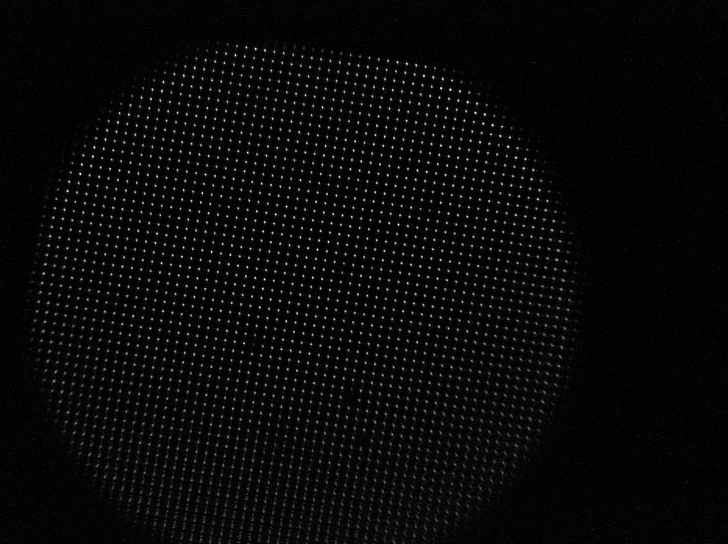
#> input picture Projet_TDH2_Hyperspectral/Images_Brutes/647_1.bmp, 1456 x 1088 px (shown at 1/2 size); its folder holds only this picture in this run
$ jupyter execute --allow-errors Projet_TDH2_Version_final.ipynb
#> lines starting #> are read from the running program, lines starting #| are printed output that depends on the picture; after the words box and inside, x2 and y2 are one past the last pixel; in counts of white or black regions, pixels touching at a corner belong together
# Projet : Développement d’un prototype d’imageur hyperspectral pour le banc THD2

Le code de ce notebook est divisé en trois parties :
- Partie 1 : Prétraitement de l'image se basant sur les images de spectres à bande étroite et comprend des filtres, des masques et une labellisation de celle ci,
- Partie 2 : L'analyse des PSF et des spaxels de l'image par le calcul des tailles de PSF ainsi que des relations de dispersion des spaxels.
- Partie 3 : la construction du cube, qui permet, à partir d'une image, d'extraire les intensités à différentes longueurs d'ondes, de construire une grille régulière et de placer les spectres sur celle-ci afin de construire le cube I(x,y,λ)

Le code n'est prévu pour fonctionner que sur une zone centrale circulaire réduite de l'image complète. Cette zone est choisie pour la qualité de ces spectres : bien séparés, complets, sans aberrations qui est nommé zone 1 dans le code.

### Imports

[cell 1]
import os
import numpy as np
import matplotlib.pyplot as plt
import plotly.express as px
from PIL import Image
from astropy.io import fits
from skimage.filters import threshold_local
from skimage.measure import label as etiqueter_connexe
from skimage.measure import regionprops
from sklearn.decomposition import PCA
from ipywidgets import interact, IntSlider
import plotly.graph_objects as go

# Partie 1 : Prétraitement de l'image

### 1) Paramètres

[cell 2]
# Répertoire contenant les images .bmp
repertoire_images = "Images_Brutes"

# Zone 1 (disque) choisie par l’utilisateur:
# - pour sommer_zone_disque : centre en (y, x)
centre_disque_yx = (600, 700)
# - pour filtrer_spaxels_entiers : centre en (x, y)
centre_disque_xy = (700, 600)
rayon_zone1 = 250

# Seuillage local
block_size = 25
offset_pct = 132.0
facteur_contour = 76.0

# Filtrage des régions (spaxels) par aire (en pixels)
min_pixels = 100
max_pixels = 160

# Filtrage “spaxels entiers”
marge_bord = 2
valeur_fond = 0.0

# PSF (seuil relatif au max de chaque image à une longueur d’onde donnée)
seuil_intensite_psf = 0.1

### 2) Chargement des images (.bmp) et association aux longueurs d’onde

[cell 3]
def charger_images_bmp(repertoire: str):
    """
    Charge toutes les images `.bmp` du répertoire et sépare :
    - images "scène" (ex: "670_2.bmp")  -> {lambda: [images...]}
    - images "dark"  (ex: "660_dark_1.bmp") -> {lambda: [dark...]}
    """
#> called with repertoire = 'Images_Brutes'

    # vérification du répertoire
    if not os.path.isdir(repertoire):
        raise FileNotFoundError(
            f"Répertoire introuvable : {repertoire}"
        )

    # dictionnaires de sortie
    images_par_lambda = {}
    darks_par_lambda = {}

    # parcours du répertoire
    for nom_fichier in os.listdir(repertoire):

        # ne traiter que les fichiers .bmp
        if not nom_fichier.lower().endswith(".bmp"):
            continue

        # chargement de l’image
        chemin = os.path.join(repertoire, nom_fichier)
        image = np.array(Image.open(chemin)).astype(float)

        nom = nom_fichier.lower()

        # séparation dark / scène
        if "dark" in nom:
            # ex: "660_dark_1.bmp" -> parts[0] = "660"
            parts = nom_fichier.split("_")
            lambda_nm = int(parts[0])
            darks_par_lambda.setdefault(lambda_nm, []).append(image)
        else:
            # ex: "670_2.bmp" -> "670"
            lambda_nm = int(nom_fichier.split("_")[0])
            images_par_lambda.setdefault(lambda_nm, []).append(image)

    # tri (pour la suite)
    images_par_lambda = dict(sorted(images_par_lambda.items()))
#> images_par_lambda = 1 item
    darks_par_lambda = dict(sorted(darks_par_lambda.items()))
    return images_par_lambda, darks_par_lambda

# Chargement des images
images_brutes_par_lambda, darks_par_lambda = charger_images_bmp(repertoire_images)
#> images_brutes_par_lambda = 1 item; darks_par_lambda = 0 items
liste_lambda = sorted(images_brutes_par_lambda.keys())
#> liste_lambda = [647]

print("Longueurs d’onde détectées :", liste_lambda)
#| Longueurs d’onde détectées : [647]
print("Longueurs d’onde dark détectées :", sorted(darks_par_lambda.keys()))
#| Longueurs d’onde dark détectées : []

### 3) Moyennage (par longueur d’onde), correction dark, puis normalisation par la somme

[cell 4]
def moyenne_images_par_lambda(images_dict):
    """Calcule la moyenne des images (liste) pour chaque longueur d’onde."""

    # dictionnaire de sortie
    moyennes = {}

    # calcul des moyennes
    for lambda_nm, liste_images in images_dict.items():
        pile = np.stack(liste_images, axis=0)
        moyennes[lambda_nm] = np.mean(pile, axis=0)
#> this loop made 1 pass
#> after the loop, moyennes = 1 item

    return moyennes

def normaliser_par_somme(images_par_lambda, darks_par_lambda):
    """
    Normalisation par somme des images, après soustraction du dark moyen :
    - moyenne image et moyenne dark à chaque λ
    - image_corr = max(image - dark, 0)
    - normalisation : image_corr / somme(image_corr)
    """

    # moyennes des images et darks
    moyennes_images = moyenne_images_par_lambda(images_par_lambda)
#> moyennes_images = 1 item

    # dark moyen : si dark manquant pour une λ, on met un dark nul
    moyennes_darks = moyenne_images_par_lambda(darks_par_lambda) if len(darks_par_lambda) > 0 else {}
#> moyennes_darks = 0 items

    # dictionnaire de sortie
    images_normalisees = {}

    # traitement par λ
    for lambda_nm, img_moy in moyennes_images.items():

        # dark moyen (ou nul si absent)
        dark_moy = moyennes_darks.get(lambda_nm, np.zeros_like(img_moy))

        # soustraction du dark et clipping
        img_corr = img_moy - dark_moy
        img_corr = np.clip(img_corr, 0.0, None)  # valeurs négatives -> 0

        # somme
        S = float(np.sum(img_corr))
        if S <= 0:
            # on ignore la longueur d’onde si image nulle
            print(f"Image nulle après dark pour {lambda_nm} nm (somme=0). Ignorée.")
            continue

        # normalisation
        images_normalisees[lambda_nm] = img_corr / S
#> this loop made 1 pass
#> (lambda_nm, S) on pass 1: (647, 14092179)
#> after the loop, images_normalisees = 1 item

    # tri final
    images_normalisees = dict(sorted(images_normalisees.items()))

    return images_normalisees

# Normalisation par somme après soustraction du dark
images_norm = normaliser_par_somme(images_brutes_par_lambda, darks_par_lambda)
#> images_norm = 1 item
liste_lambda = sorted(images_norm.keys())  # on met à jour (certaines λ peuvent avoir été ignorées)

# pile d'images normalisées (ordre = liste_lambda)
liste_image_BE = np.stack([images_norm[lam] for lam in liste_lambda], axis=0)

### 4) Somme dans un disque (zone 1), puis normalisation

[cell 5]
def sommer_zone_disque(images_dict, rayon, centre_yx):
    """
    Somme des images sur toutes les longueurs d’onde dans un disque (zone 1),
    en mettant 0 en dehors.
    """
#> called with rayon = 250, centre_yx = (600, 700)

    # coordonnées du centre
    cy, cx = centre_yx

    # on prend une image pour dimensionner
    une_image = next(iter(images_dict.values()))
    H, W = une_image.shape

    # coordonnées du masque
    Y, X = np.ogrid[:H, :W]

    # masque disque
    masque = (X - cx) ** 2 + (Y - cy) ** 2 <= rayon ** 2

    # somme des images dans le disque
    image_somme = np.zeros((H, W), dtype=float)
    for img in images_dict.values():
        image_somme[masque] += img[masque]
#> this loop made 1 pass
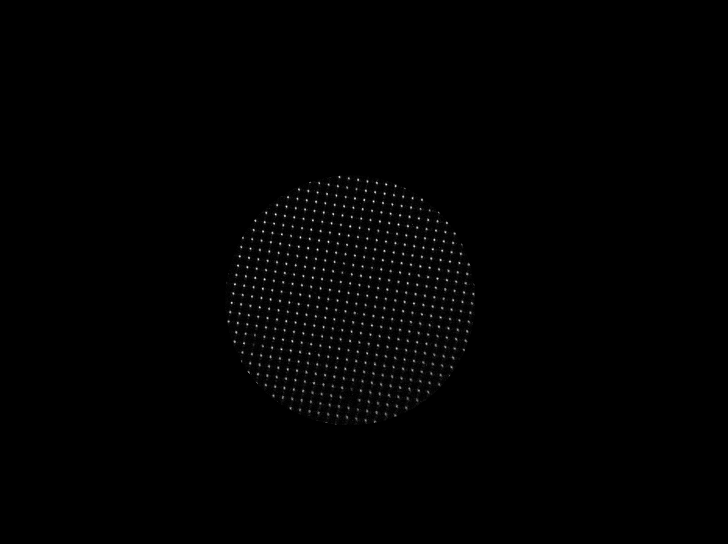
#> image_somme: shape (1088, 1456) float64 (shown at 1/2 size); min 0, max 1.81e-05, mean 1.17e-07; drawn with min black and max white

    return image_somme

# Somme dans le disque (zone 1)
new_image_specter = sommer_zone_disque(images_norm, rayon=rayon_zone1, centre_yx=centre_disque_yx)
max_somme = float(new_image_specter.max())
#> max_somme = 1.81e-05

# Vérification de la somme
if max_somme <= 0:
    raise RuntimeError("La somme des images normalisées est nulle (max=0).")

# normalisation finale
new_image_specter = new_image_specter / max_somme

### 5) Seuillage local + carte de labels + filtrage par aire

[cell 6]
def seuillage_local(image, block_size, offset_pct, facteur_contour):
    """
    Seuillage local adaptatif :
    - seuil local = threshold_local(image, block_size)
    - seuil "coeur" = seuil_local * (offset_pct/100)
    - contour : pixels entre (seuil_coeur_local * facteur_contour/100) et seuil_coeur_local
    - masque final = coeur OU contour
    """
#> called with block_size = 25, offset_pct = 132, facteur_contour = 76

    # calcul du seuil local et du seuil coeur
    seuil_local_img = threshold_local(image, block_size)
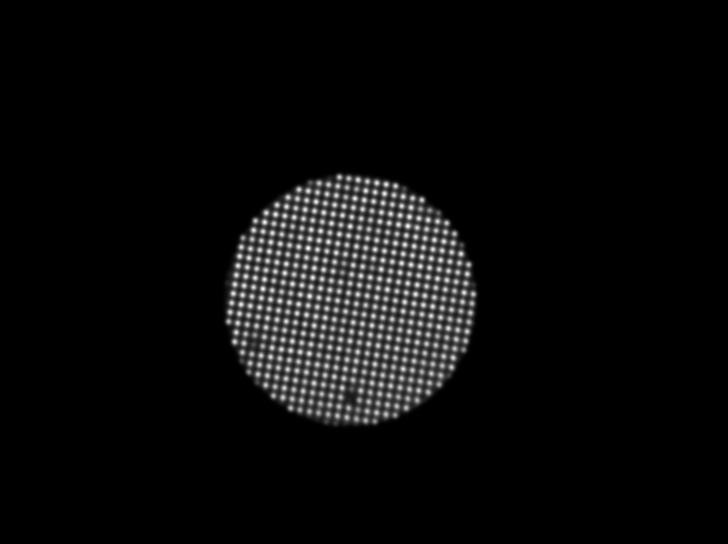
#> seuil_local_img: shape (1088, 1456) float64 (shown at 1/2 size); min 0, max 0.148, mean 0.00648; drawn with min black and max white
    seuil_coeur_local = seuil_local_img * (offset_pct / 100.0)

    # création des masques
    masque_coeur = image > seuil_coeur_local
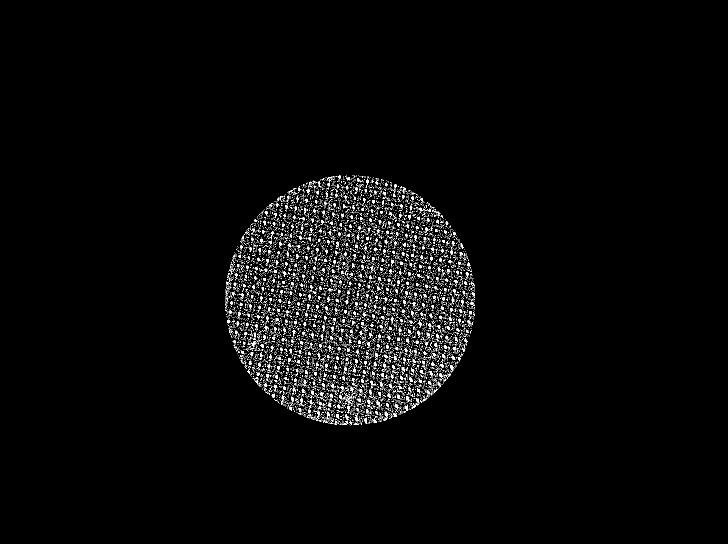
#> masque_coeur: shape (1088, 1456) bool (shown at 1/2 size); 2.3% white in thin lines or dots, all inside (x1, y1, x2, y2) = (450, 351, 950, 851)
    masque_contour = (image > seuil_coeur_local * (facteur_contour / 100.0)) & (image <= seuil_coeur_local)
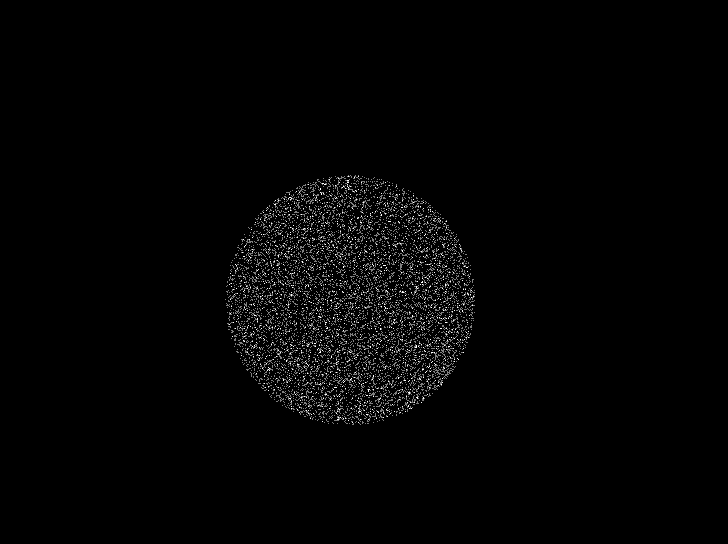
#> masque_contour: shape (1088, 1456) bool (shown at 1/2 size); 0.83% white in thin lines or dots, all inside (x1, y1, x2, y2) = (451, 351, 950, 850)
    masque_final = np.logical_or(masque_coeur, masque_contour)
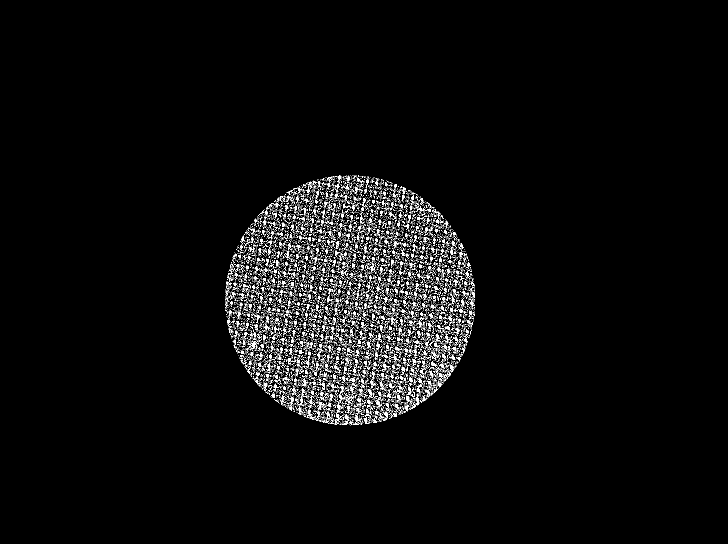
#> masque_final: shape (1088, 1456) bool (shown at 1/2 size); 3.1% white in thin lines or dots, all inside (x1, y1, x2, y2) = (450, 351, 950, 851)

    return masque_coeur, masque_contour, masque_final


def masque_vers_labels(masque, min_pixels, max_pixels):
    """
    Labellisation des régions connexes + filtrage par aire dans [min_pixels, max_pixels].
    Renvoie :
    - labels_filtrés (labels renumérotés de 1..N)
    - liste de propriétés (centroïde, aire)
    """
#> called with min_pixels = 100, max_pixels = 160

    # labellisation initiale
    labels_init = etiqueter_connexe(masque)
#> labels_init: shape (1088, 1456) int32; 10662 distinct labels, from 0 to 10661
#> (the rest of the program and of its run is left out)
